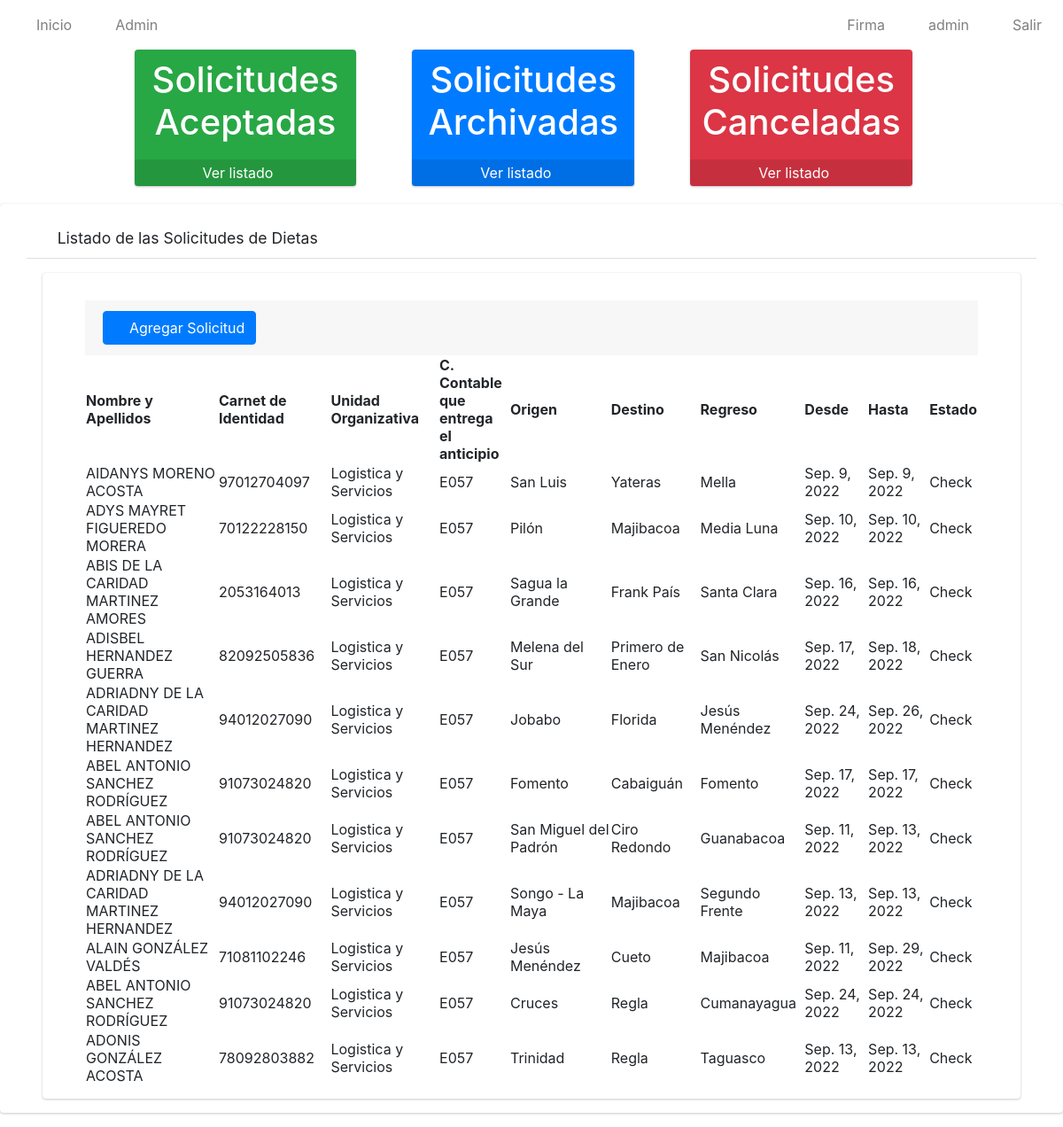
/index/ (signed in), run on an earlier commit of the app's database.
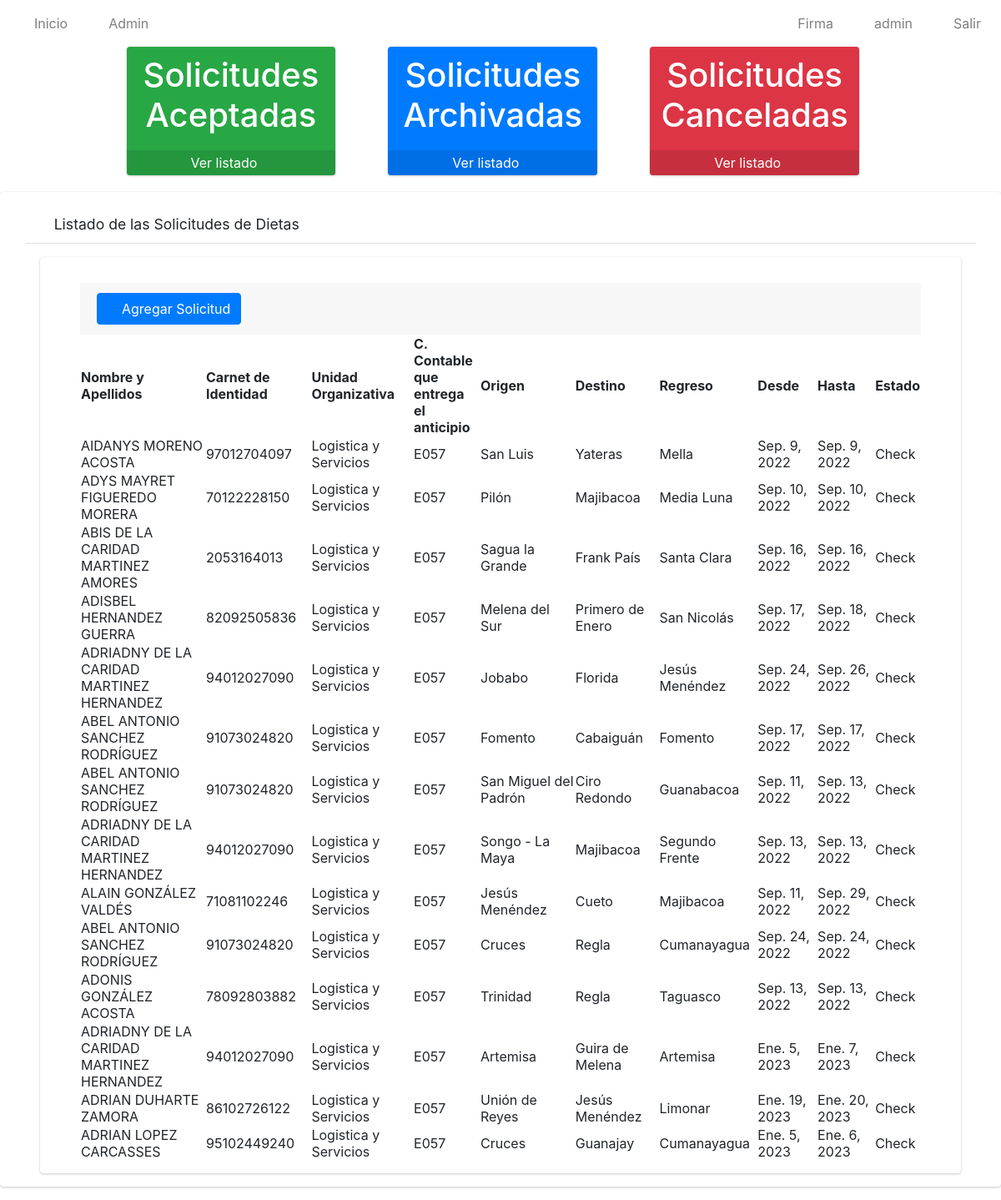
And on a later commit of the database.
### app/models.py (models this page shows, shortened)
class Solicitud(models.Model):
    numero=models.IntegerField()
    solicitante=models.ForeignKey(Solicitante, on_delete=models.CASCADE)
    trabajador=models.ForeignKey(Trabajador, on_delete=models.CASCADE)
    unidad_organizativa=models.ForeignKey(Unidad_Organizativa, on_delete=models.CASCADE)
    c_contable=models.ForeignKey(C_Contable, on_delete=models.CASCADE)
    provincia=models.CharField(max_length=50)
    origen=models.CharField(max_length=50)
    prov_destino=models.CharField(max_length=50)
    destino=models.CharField(max_length=50)
    regreso=models.CharField(max_length=50)
    fecha_inicio=models.DateField()
    fecha_final=models.DateField()
    parleg=models.ForeignKey(Trabajador, on_delete=models.CASCADE, related_name='Trabajador_parleg', null=True, blank=True)
    cargo_presupuesto=models.ForeignKey(Cargo_al_Presupuesto, on_delete=models.CASCADE)
    autoriza=models.ForeignKey(Autoriza, on_delete=models.CASCADE)
    estado=models.CharField(max_length=200)
    observaciones=models.CharField(max_length=500, blank=True, null=True)
    labor=models.CharField(max_length=500, blank=True, null=True)
    class Meta:
        verbose_name="Solicitud"
        verbose_name_plural="Solicitudes"

class Trabajador(models.Model):
    usuario=models.OneToOneField(User, on_delete=models.CASCADE)
    ci=models.CharField(max_length=11, unique=True)
    def __str__(self):
            return self.usuario.first_name+' '+self.usuario.last_name
    class Meta:
        verbose_name = "Trabajador"
        verbose_name_plural = "Trabajadores"

class Unidad_Organizativa(models.Model):
    nombre=models.CharField(max_length=100)
    def __str__(self):
        return self.nombre
    class Meta:
        verbose_name="Unidad Organizativa"
        verbose_name_plural="Unidades Organizativas"

class C_Contable(models.Model):
    nombre=models.CharField(max_length=4)
    def __str__(self):
        return self.nombre

### app/views.py (the view)
# urls.py: path('', SolicitudListView.as_view(), name='solicitudes'),
class SolicitudListView(ListView):
    model = Solicitud
    template_name = 'solicitudes/listar.html'
    @method_decorator(login_required)
    def dispatch(self, request, *args, **kwargs):
        return super().dispatch(request,*args,** kwargs)
    def get_context_data(self, **kwargs):
        context = super().get_context_data(**kwargs)
        context['title'] = "Listado de Solicitudes"
        return context

### app/templates/solicitudes/listar.html (shortened to what the changed rows need)
{% extends 'base.html' %}
{% load static %}
{% block content %}
    <div class="row pl-5 pr-5 ml-5" >
         <div class="col-lg-3 col-6 ml-5">
            <div class="small-box bg-success">
                <div class="inner">
                    <h1 style="color: white;" class="text-center">
                        Solicitudes Aceptadas
                    </h1>
                </div>
            </div>
            </div>
        <div class="col-lg-3 col-6 ml-5">
            <div class="small-box btn-primary">
                <div class="inner">
                    <h1 style="color: white;" class="text-center">
                        Solicitudes Archivadas
                    </h1>
                </div>
            </div>
            </div>
        <div class="col-lg-3 col-6 ml-5">
        <div class="small-box bg-danger">
                <div class="inner">
                    <h1 style="color: white;" class="text-center">
                        Solicitudes Canceladas
                    </h1>
                </div>
            </div>
            </div>
        </div>
    <div class=" card card-default">
        <div class="card card-body content-header mx-5 px-5">
            <table id="myTable" class="display" style="width: 100%;">
                <thead>
                    <tr>
                        <th>Nombre y Apellidos</th>
                        <th>Carnet de Identidad</th>
                        <th>Unidad Organizativa</th>
                        <th>C. Contable que entrega el anticipio</th>
                        <th>Origen</th>
                        <th>Destino</th>
                        <th>Regreso</th>
                        <th>Desde</th>
                        <th>Hasta</th>
                        <th>Estado</th>
                    </tr>
                </thead>
                <tbody>
                    {% for i in object_list %}
                    <tr>
                        <td style="width: 150px;">{{i.trabajador}}</td>
                        <td>{{i.trabajador.ci}}</td>
                        <td>{{i.unidad_organizativa}}</td>
                        <td style="width: 80px;">{{i.c_contable}}</td>
                        <td>{{i.origen}}</td>
                        <td>{{i.destino}}</td>
                        <td>{{i.regreso}}</td>
                        <td>{{i.fecha_inicio}}</td>
                        <td>{{i.fecha_final}}</td>
                        <td>{{i.estado}}</td>
                    </tr>
                    {% endfor %}
                </tbody>
            </table>
        </div>
    </div>
{% endblock %}

What changed in the data, as far as the page shows it:
added Solicitud: trabajador "ADRIADNY DE LA CARIDAD MARTINEZ HERNANDEZ", trabajador.ci "94012027090", unidad_organizativa "Logistica y Servicios", c_contable "E057", origen "Artemisa", destino "Guira de Melena", regreso "Artemisa", fecha_inicio "Ene. 5, 2023", fecha_final "Ene. 7, 2023", estado "Check"
added Solicitud: trabajador "ADRIAN DUHARTE ZAMORA", trabajador.ci "86102726122", unidad_organizativa "Logistica y Servicios", c_contable "E057", origen "Unión de Reyes", destino "Jesús Menéndez", regreso "Limonar", fecha_inicio "Ene. 19, 2023", fecha_final "Ene. 20, 2023", estado "Check"
added Solicitud: trabajador "ADRIAN LOPEZ CARCASSES", trabajador.ci "95102449240", unidad_organizativa "Logistica y Servicios", c_contable "E057", origen "Cruces", destino "Guanajay", regreso "Cumanayagua", fecha_inicio "Ene. 5, 2023", fecha_final "Ene. 6, 2023", estado "Check"
